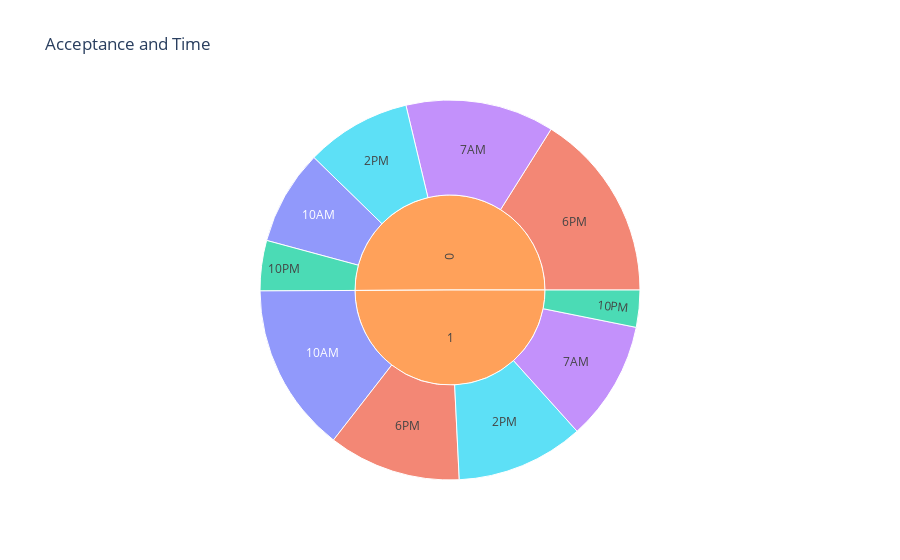

Notebook code cell kept with this figure:
### Code cell
fig = px.sunburst(coffeeCoupons, path=['Y', 'time'], color='time', title = 'Acceptance and Time')
fig.show()
fig.write_image("../images/timeSunburst.png")

### Figure 1 — Plotly figure (JSON) as saved in the notebook; plotly's stock layout.template omitted (floating-point values rounded to 4 significant figures)
{"data": [{"branchvalues": "total", "customdata": [["10AM"], ["6PM"], ["10AM"], ["10PM"], ["7AM"], ["7AM"], ["(?)"], ["10PM"], ["2PM"], ["(?)"], ["2PM"], ["6PM"]], "domain": {"x": [0, 1], "y": [0, 1]}, "hovertemplate": "labels=%{label}<br>count=%{value}<br>parent=%{parent}<br>id=%{id}<br>time=%{customdata[0]}<extra></extra>", "ids": ["0/10AM", "1/6PM", "1/10AM", "0/10PM", "0/7AM", "1/7AM", "0", "1/10PM", "0/2PM", "1", "1/2PM", "0/6PM"], "labels": ["10AM", "6PM", "10AM", "10PM", "7AM", "7AM", "0", "10PM", "2PM", "1", "2PM", "6PM"], "marker": {"colors": ["#636efa", "#EF553B", "#636efa", "#00cc96", "#ab63fa", "#ab63fa", "#FFA15A", "#00cc96", "#19d3f3", "#FFA15A", "#19d3f3", "#EF553B"]}, "name": "", "parents": ["0", "1", "1", "0", "0", "1", "", "1", "0", "", "1", "0"], "type": "sunburst", "values": [323, 451, 576, 171, 506, 407, 2001, 126, 359, 1995, 435, 642]}], "layout": {"legend": {"tracegroupgap": 0}, "title": {"text": "Acceptance and Time"}}}
